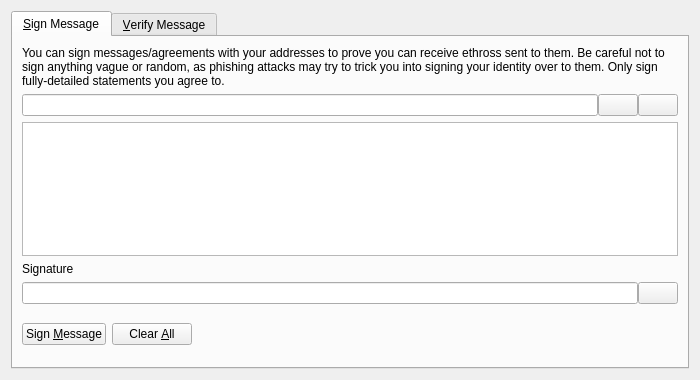
<?xml version="1.0" encoding="UTF-8"?>
<ui version="4.0">
 <class>SignVerifyMessageDialog</class>
 <widget class="QDialog" name="SignVerifyMessageDialog">
  <property name="geometry">
   <rect>
    <x>0</x>
    <y>0</y>
    <width>700</width>
    <height>380</height>
   </rect>
  </property>
  <property name="windowTitle">
   <string>Signatures - Sign / Verify a Message</string>
  </property>
  <property name="modal">
   <bool>true</bool>
  </property>
  <layout class="QVBoxLayout" name="verticalLayout">
   <item>
    <widget class="QTabWidget" name="tabWidget">
     <property name="currentIndex">
      <number>0</number>
     </property>
     <widget class="QWidget" name="tabSignMessage">
      <attribute name="title">
       <string>&amp;Sign Message</string>
      </attribute>
      <layout class="QVBoxLayout" name="verticalLayout_SM">
       <item>
        <widget class="QLabel" name="infoLabel_SM">
         <property name="text">
          <string>You can sign messages/agreements with your addresses to prove you can receive ethross sent to them. Be careful not to sign anything vague or random, as phishing attacks may try to trick you into signing your identity over to them. Only sign fully-detailed statements you agree to.</string>
         </property>
         <property name="textFormat">
          <enum>Qt::PlainText</enum>
         </property>
         <property name="wordWrap">
          <bool>true</bool>
         </property>
        </widget>
       </item>
       <item>
        <layout class="QHBoxLayout" name="horizontalLayout_1_SM">
         <property name="spacing">
          <number>0</number>
         </property>
         <item>
          <widget class="QValidatedLineEdit" name="addressIn_SM">
           <property name="toolTip">
            <string>The Ethros address to sign the message with</string>
           </property>
          </widget>
         </item>
         <item>
          <widget class="QPushButton" name="addressBookButton_SM">
           <property name="toolTip">
            <string>Choose previously used address</string>
           </property>
           <property name="text">
            <string/>
           </property>
           <property name="icon">
            <iconset resource="../bitcoin.qrc">
             <normaloff>:/icons/address-book</normaloff>:/icons/address-book</iconset>
           </property>
           <property name="shortcut">
            <string>Alt+A</string>
           </property>
           <property name="autoDefault">
            <bool>false</bool>
           </property>
          </widget>
         </item>
         <item>
          <widget class="QPushButton" name="pasteButton_SM">
           <property name="toolTip">
            <string>Paste address from clipboard</string>
           </property>
           <property name="text">
            <string/>
           </property>
           <property name="icon">
            <iconset resource="../bitcoin.qrc">
             <normaloff>:/icons/editpaste</normaloff>:/icons/editpaste</iconset>
           </property>
           <property name="shortcut">
            <string>Alt+P</string>
           </property>
           <property name="autoDefault">
            <bool>false</bool>
           </property>
          </widget>
         </item>
        </layout>
       </item>
       <item>
        <widget class="QPlainTextEdit" name="messageIn_SM">
         <property name="toolTip">
          <string>Enter the message you want to sign here</string>
         </property>
        </widget>
       </item>
       <item>
        <widget class="QLabel" name="signatureLabel_SM">
         <property name="text">
          <string>Signature</string>
         </property>
         <property name="textFormat">
          <enum>Qt::PlainText</enum>
         </property>
        </widget>
       </item>
       <item>
        <layout class="QHBoxLayout" name="horizontalLayout_2_SM">
         <property name="spacing">
          <number>0</number>
         </property>
         <item>
          <widget class="QLineEdit" name="signatureOut_SM">
           <property name="font">
            <font>
             <italic>true</italic>
            </font>
           </property>
           <property name="readOnly">
            <bool>true</bool>
           </property>
          </widget>
         </item>
         <item>
          <widget class="QPushButton" name="copySignatureButton_SM">
           <property name="toolTip">
            <string>Copy the current signature to the system clipboard</string>
           </property>
           <property name="text">
            <string/>
           </property>
           <property name="icon">
            <iconset resource="../bitcoin.qrc">
             <normaloff>:/icons/editcopy</normaloff>:/icons/editcopy</iconset>
           </property>
           <property name="autoDefault">
            <bool>false</bool>
           </property>
          </widget>
         </item>
        </layout>
       </item>
       <item>
        <layout class="QHBoxLayout" name="horizontalLayout_3_SM">
         <item>
          <widget class="QPushButton" name="signMessageButton_SM">
           <property name="toolTip">
            <string>Sign the message to prove you own this Ethros address</string>
           </property>
           <property name="text">
            <string>Sign &amp;Message</string>
           </property>
           <property name="icon">
            <iconset resource="../bitcoin.qrc">
             <normaloff>:/icons/edit</normaloff>:/icons/edit</iconset>
           </property>
           <property name="autoDefault">
            <bool>false</bool>
           </property>
          </widget>
         </item>
         <item>
          <widget class="QPushButton" name="clearButton_SM">
           <property name="toolTip">
            <string>Reset all sign message fields</string>
           </property>
           <property name="text">
            <string>Clear &amp;All</string>
           </property>
           <property name="icon">
            <iconset resource="../bitcoin.qrc">
             <normaloff>:/icons/remove</normaloff>:/icons/remove</iconset>
           </property>
           <property name="autoDefault">
            <bool>false</bool>
           </property>
          </widget>
         </item>
         <item>
          <spacer name="horizontalSpacer_1_SM">
           <property name="orientation">
            <enum>Qt::Horizontal</enum>
           </property>
           <property name="sizeHint" stdset="0">
            <size>
             <width>40</width>
             <height>48</height>
            </size>
           </property>
          </spacer>
         </item>
         <item>
          <widget class="QLabel" name="statusLabel_SM">
           <property name="font">
            <font>
             <weight>75</weight>
             <bold>true</bold>
            </font>
           </property>
           <property name="text">
            <string/>
           </property>
           <property name="wordWrap">
            <bool>true</bool>
           </property>
          </widget>
         </item>
         <item>
          <spacer name="horizontalSpacer_2_SM">
           <property name="orientation">
            <enum>Qt::Horizontal</enum>
           </property>
           <property name="sizeHint" stdset="0">
            <size>
             <width>40</width>
             <height>48</height>
            </size>
           </property>
          </spacer>
         </item>
        </layout>
       </item>
      </layout>
     </widget>
     <widget class="QWidget" name="tabVerifyMessage">
      <attribute name="title">
       <string>&amp;Verify Message</string>
      </attribute>
      <layout class="QVBoxLayout" name="verticalLayout_VM">
       <item>
        <widget class="QLabel" name="infoLabel_VM">
         <property name="text">
          <string>Enter the receiver's address, message (ensure you copy line breaks, spaces, tabs, etc. exactly) and signature below to verify the message. Be careful not to read more into the signature than what is in the signed message itself, to avoid being tricked by a man-in-the-middle attack. Note that this only proves the signing party receives with the address, it cannot prove sendership of any transaction!</string>
         </property>
         <property name="textFormat">
          <enum>Qt::PlainText</enum>
         </property>
         <property name="alignment">
          <set>Qt::AlignLeading|Qt::AlignLeft|Qt::AlignTop</set>
         </property>
         <property name="wordWrap">
          <bool>true</bool>
         </property>
        </widget>
       </item>
       <item>
        <layout class="QHBoxLayout" name="horizontalLayout_1_VM">
         <property name="spacing">
          <number>0</number>
         </property>
         <item>
          <widget class="QValidatedLineEdit" name="addressIn_VM">
           <property name="toolTip">
            <string>The Ethros address the message was signed with</string>
           </property>
          </widget>
         </item>
         <item>
          <widget class="QPushButton" name="addressBookButton_VM">
           <property name="toolTip">
            <string>Choose previously used address</string>
           </property>
           <property name="text">
            <string/>
           </property>
           <property name="icon">
            <iconset resource="../bitcoin.qrc">
             <normaloff>:/icons/address-book</normaloff>:/icons/address-book</iconset>
           </property>
           <property name="shortcut">
            <string>Alt+A</string>
           </property>
           <property name="autoDefault">
            <bool>false</bool>
           </property>
          </widget>
         </item>
        </layout>
       </item>
       <item>
        <widget class="QPlainTextEdit" name="messageIn_VM"/>
       </item>
       <item>
        <widget class="QValidatedLineEdit" name="signatureIn_VM"/>
       </item>
       <item>
        <layout class="QHBoxLayout" name="horizontalLayout_2_VM">
         <item>
          <widget class="QPushButton" name="verifyMessageButton_VM">
           <property name="toolTip">
            <string>Verify the message to ensure it was signed with the specified Ethros address</string>
           </property>
           <property name="text">
            <string>Verify &amp;Message</string>
           </property>
           <property name="icon">
            <iconset resource="../bitcoin.qrc">
             <normaloff>:/icons/transaction_0</normaloff>:/icons/transaction_0</iconset>
           </property>
           <property name="autoDefault">
            <bool>false</bool>
           </property>
          </widget>
         </item>
         <item>
          <widget class="QPushButton" name="clearButton_VM">
           <property name="toolTip">
            <string>Reset all verify message fields</string>
           </property>
           <property name="text">
            <string>Clear &amp;All</string>
           </property>
           <property name="icon">
            <iconset resource="../bitcoin.qrc">
             <normaloff>:/icons/remove</normaloff>:/icons/remove</iconset>
           </property>
           <property name="autoDefault">
            <bool>false</bool>
           </property>
          </widget>
         </item>
         <item>
          <spacer name="horizontalSpacer_1_VM">
           <property name="orientation">
            <enum>Qt::Horizontal</enum>
           </property>
           <property name="sizeHint" stdset="0">
            <size>
             <width>40</width>
             <height>48</height>
            </size>
           </property>
          </spacer>
         </item>
         <item>
          <widget class="QLabel" name="statusLabel_VM">
           <property name="font">
            <font>
             <weight>75</weight>
             <bold>true</bold>
            </font>
           </property>
           <property name="text">
            <string/>
           </property>
           <property name="wordWrap">
            <bool>true</bool>
           </property>
          </widget>
         </item>
         <item>
          <spacer name="horizontalSpacer_2_VM">
           <property name="orientation">
            <enum>Qt::Horizontal</enum>
           </property>
           <property name="sizeHint" stdset="0">
            <size>
             <width>40</width>
             <height>48</height>
            </size>
           </property>
          </spacer>
         </item>
        </layout>
       </item>
      </layout>
     </widget>
    </widget>
   </item>
  </layout>
 </widget>
 <customwidgets>
  <customwidget>
   <class>QValidatedLineEdit</class>
   <extends>QLineEdit</extends>
   <header>qvalidatedlineedit.h</header>
  </customwidget>
 </customwidgets>
 <resources>
  <include location="../bitcoin.qrc"/>
 </resources>
 <connections/>
</ui>
